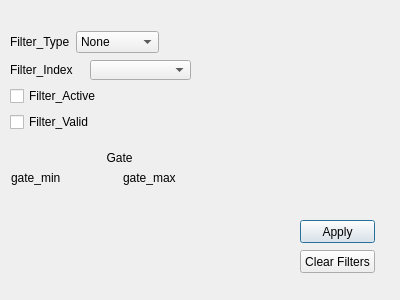
<?xml version="1.0" encoding="UTF-8"?>
<ui version="4.0">
 <class>set_radar_filter</class>
 <widget class="QDialog" name="set_radar_filter">
  <property name="geometry">
   <rect>
    <x>0</x>
    <y>0</y>
    <width>400</width>
    <height>300</height>
   </rect>
  </property>
  <property name="windowTitle">
   <string>Set radar filter</string>
  </property>
  <property name="windowIcon">
   <iconset resource="terminal.qrc">
    <normaloff>:/images/set_radar_filter.png</normaloff>:/images/set_radar_filter.png</iconset>
  </property>
  <widget class="QPushButton" name="pushButton">
   <property name="geometry">
    <rect>
     <x>300</x>
     <y>220</y>
     <width>75</width>
     <height>23</height>
    </rect>
   </property>
   <property name="text">
    <string>Apply</string>
   </property>
  </widget>
  <widget class="QLabel" name="label_4">
   <property name="geometry">
    <rect>
     <x>80</x>
     <y>150</y>
     <width>111</width>
     <height>16</height>
    </rect>
   </property>
   <property name="text">
    <string>        Gate</string>
   </property>
  </widget>
  <widget class="QComboBox" name="filter_index">
   <property name="geometry">
    <rect>
     <x>90</x>
     <y>60</y>
     <width>101</width>
     <height>20</height>
    </rect>
   </property>
  </widget>
  <widget class="QWidget" name="layoutWidget">
   <property name="geometry">
    <rect>
     <x>10</x>
     <y>31</y>
     <width>149</width>
     <height>101</height>
    </rect>
   </property>
   <layout class="QVBoxLayout" name="verticalLayout">
    <item>
     <layout class="QHBoxLayout" name="horizontalLayout">
      <item>
       <widget class="QLabel" name="label">
        <property name="text">
         <string>Filter_Type</string>
        </property>
       </widget>
      </item>
      <item>
       <widget class="QComboBox" name="filter_type">
        <item>
         <property name="text">
          <string>None</string>
         </property>
        </item>
        <item>
         <property name="text">
          <string>Cluster filter</string>
         </property>
        </item>
        <item>
         <property name="text">
          <string>Object filter</string>
         </property>
        </item>
       </widget>
      </item>
     </layout>
    </item>
    <item>
     <widget class="QLabel" name="label_5">
      <property name="text">
       <string>Filter_Index</string>
      </property>
     </widget>
    </item>
    <item>
     <widget class="QCheckBox" name="filter_active">
      <property name="text">
       <string>Filter_Active</string>
      </property>
     </widget>
    </item>
    <item>
     <widget class="QCheckBox" name="filter_valid">
      <property name="text">
       <string>Filter_Valid</string>
      </property>
     </widget>
    </item>
   </layout>
  </widget>
  <widget class="QWidget" name="layoutWidget">
   <property name="geometry">
    <rect>
     <x>11</x>
     <y>170</y>
     <width>331</width>
     <height>16</height>
    </rect>
   </property>
   <layout class="QHBoxLayout" name="horizontalLayout_2">
    <item>
     <widget class="QLabel" name="label_2">
      <property name="text">
       <string>gate_min</string>
      </property>
     </widget>
    </item>
    <item>
     <widget class="QLabel" name="label_3">
      <property name="text">
       <string>gate_max</string>
      </property>
     </widget>
    </item>
    <item>
     <widget class="QLabel" name="unit">
      <property name="text">
       <string/>
      </property>
     </widget>
    </item>
   </layout>
  </widget>
  <widget class="QPushButton" name="clear_all_filters">
   <property name="geometry">
    <rect>
     <x>300</x>
     <y>250</y>
     <width>75</width>
     <height>23</height>
    </rect>
   </property>
   <property name="text">
    <string>Clear Filters</string>
   </property>
  </widget>
 </widget>
 <resources>
  <include location="terminal.qrc"/>
 </resources>
 <connections/>
</ui>
